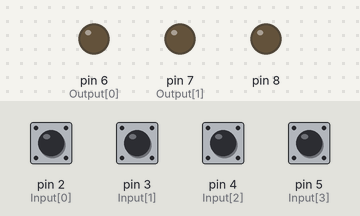
Recording of a sketch running on a simulated Arduino Uno, built with avr-gcc and run on an emulated ATmega328P. Parts: output pins drawn as LEDs (lit = HIGH). The test bench sets the inputs (shaded band); at power-on: pin 2 (Input[0]), pin 3 (Input[1]), pin 4 (Input[2]), pin 5 (Input[3]) HIGH. No radio packets arrive unless stated; pins used as bus, display or sensor lines are not drawn.

Above: at 1.2 s.
1.3 s: pin 2 (Input[0]) pulled LOW for 0.15 s
At 1.38 s:
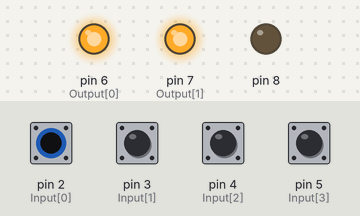
Timing chart, 0 to 4.3 s (numbered marks = the images above; inputs shaded):
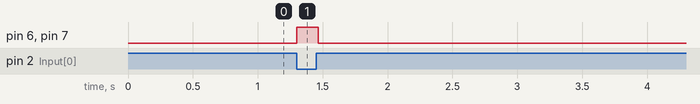

The sketch:

controller.ino
```cpp
// Robo India | www.roboindia.com

byte h = 0, v = 0;         // variables used in for loops
const int period = 50;     // A little delay to avoid errors.
int kdelay = 0;            // Non Blocking Delay
const byte rows = 4;       // Rows in Keypad
const byte columns = 4;    // Columns in Keypad
const byte Output[rows] = {6, 7}; //Row connceted to Arduino Pins
const byte Input[columns] = {2, 3, 4, 5}; //Columns connected to Arduino Pins

#include <SPI.h>
#include <nRF24L01.h>
#include <RF24.h>

RF24 radio(9, 10);
byte pipe;
boolean state = 0;
int count2 = 0;
int count3 = 0;
int joyValue = 0;
int num1 = 1;

byte keypad()
{
  static bool no_press_flag = 0;
  for (byte x = 0; x < columns; x++)
  {
    if (digitalRead(Input[x]) == HIGH);
    else
      break;
    if (x == (columns - 1))
    {
      no_press_flag = 1;
      h = 0;
      v = 0;
    }
  }
  if (no_press_flag == 1)
  {
    for (byte r = 0; r < rows; r++)
      digitalWrite(Output[r], LOW);
    for (h = 0; h < columns; h++)
    {
      if (digitalRead(Input[h]) == HIGH)
        continue;
      else
      {
        for (v = 0; v < rows; v++)
        {
          digitalWrite(Output[v], HIGH);
          if (digitalRead(Input[h]) == HIGH)
          {
            no_press_flag = 0;
            for (byte w = 0; w < rows; w++)
              digitalWrite(Output[w], LOW);
            return v * 4 + h;
          }
        }
      }
    }
  }
  return 50;
}

void setup()
{
  for (byte i = 0; i < rows; i++) //Loop to declare output pins.
  {
    pinMode(Output[i], OUTPUT);
  }
  for (byte s = 0; s < columns; s++) // Loop to decalre Input pins, Initial Pulledup.
  {
    pinMode(Input[s], INPUT_PULLUP);
  }
  Serial.begin(9600);         // Initializing Serail communication.

  radio.begin();
  radio.setChannel(5);
//  radio.setAutoAck(true);
  radio.setDataRate     (RF24_250KBPS);
  radio.setPALevel      (RF24_PA_HIGH);
  radio.openWritingPipe (0xAABBCCDD11LL);

  pinMode(8, OUTPUT);


}
void loop()
{
  delay(5);
  if (millis() - kdelay > period) //used to make non-blocking delay
  {
    kdelay = millis(); //capture time from millis function
    switch (keypad())    //Switch to get which button is pressed.
    {
      case 0:
      Serial.println("done");

      radio.write(&num1, sizeof(num1));
      digitalWrite(8, HIGH);


//        if (radio.write(&num1, sizeof(num1))) {
//          digitalWrite(8, HIGH);
//          Serial.println(1);
//        }
//        else digitalWrite(8, LOW);
//        break;

    }

  }
  else digitalWrite(8, LOW);
}

// Below function is used to detect which button is pressed.
```

Measured:
- after the input at 1.3 s, pin 6 (Output[0]), pin 7 (Output[1]): LOW → HIGH at once, → LOW 0.17 s later
